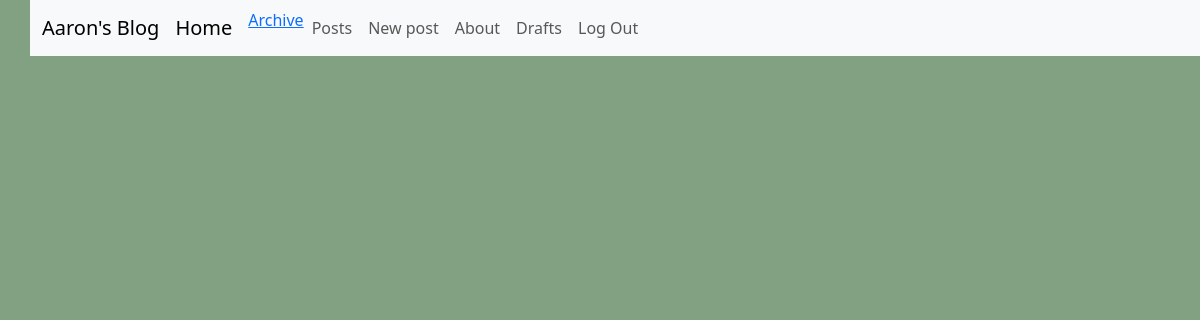
Page /posts/drafts/ (signed in) on the earlier database version.
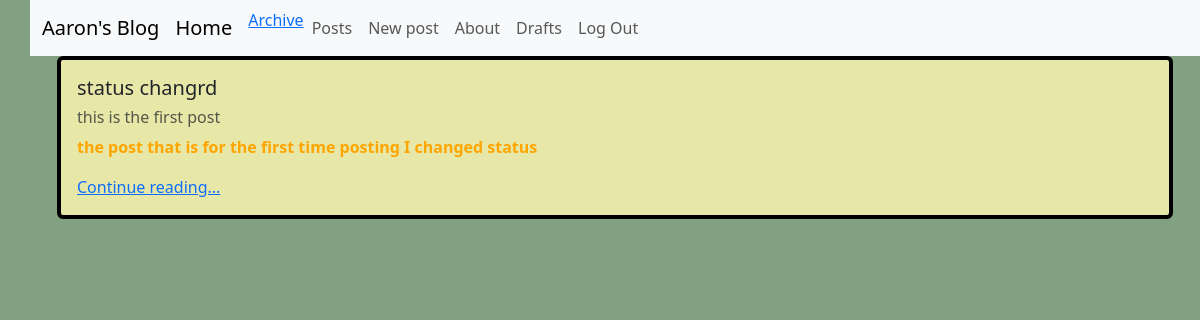
Same page on the later database version.
### posts/models.py (models this page shows, shortened)
class Post(models.Model):
    title = models.CharField(max_length=133)
    subtitle = models.CharField(max_length=333)
    author = models.ForeignKey(
        get_user_model(),
        on_delete=models.CASCADE
    )
    body = models.TextField()
    creat_on = models.DateTimeField(auto_now_add=True)
    status = models.ForeignKey(
        Status,
        on_delete=models.CASCADE,
        null=True, default=None
    )

### posts/views.py (the view)
# urls.py: path('drafts/', views.DraftPostListView.as_view(), name="drafts"),
class DraftPostListView(LoginRequiredMixin, ListView):
    template_name = "posts/list.html"
    model = Post
    def get_context_data(self, **kwargs):
        context = super().get_context_data(**kwargs)
        draft_status = Status.objects.get(name="draft")
        context["post_list"] = Post.objects.filter(
            status=draft_status
        ).filter(
            author=self.request.user
            ).order_by("creat_on").reverse()
        return context

### templates/posts/list.html (shortened to what this page needs)
{% extends 'base.html' %}
{% block content %}
<div class="container">
    {% for post in post_list %}
    <div class="card">
        <div class="card-body">
            <h5 class="card-title">{{ post.title }}</h5>
            <h6 class="card-substitle mb-2 text-body-secondary">{{ post.subtitle }}</h6>
            <p class="card-text">{{ post.body|truncatechars:100 }}</p>
            <a href="{% url 'post_detail' post.id %}" class="card-link">Continue reading...</a>
        </div>
    </div>
    <br>
    {% endfor %}
</div>
    {% endblock content %}

Differences in the rows shown:
now on this page (row edited): Post: title "status changrd", subtitle "this is the first post", body "the post that is for the first time posting I changed status"
